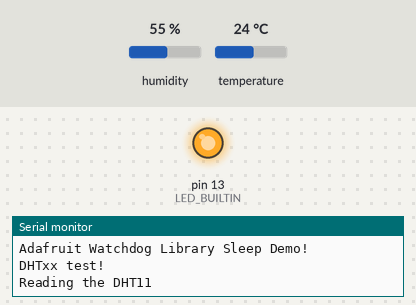
Bench run of a sketch on a simulated Arduino Leonardo, built with avr-gcc and run on an emulated ATmega32U4. Parts: output pins drawn as LEDs (lit = HIGH), the last lines printed to the serial monitor. The test bench sets the inputs (shaded band); at power-on: humidity 55 %, temperature 24 °C.

Above: at 2.0 s.
At 4.5 s:
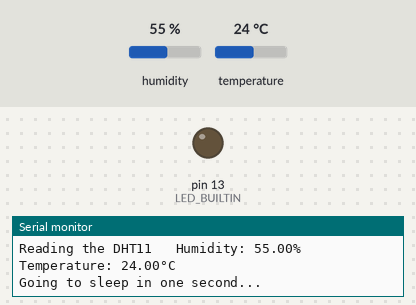
Timing chart, 0 to 6.5 s (numbered marks = the images above):
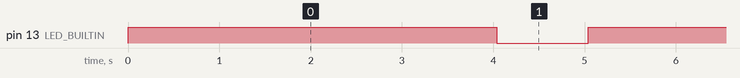

The sketch:

testPowerSaving.ino
```cpp
// Adafruit Watchdog Library Sleep Example
//
// Simple example of how to do low power sleep with the watchdog timer.
//
// Author: Tony DiCola

#include <Adafruit_SleepyDog.h>
#include "DHT.h"

#define DHTPIN 2     // Digital pin connected to the DHT sensor

#define DHTTYPE DHT11   // DHT 11

DHT dht(DHTPIN, DHTTYPE);

void setup() {
  // For boards with "native" USB support (e.g. not using an FTDI chip or
  // similar serial bridge), Serial connection may be lost on sleep/wake,
  // and you might not see the "I'm awake" messages. Use the onboard LED
  // as an alternate indicator -- the code turns it on when awake, off
  // before going to sleep.
  pinMode(LED_BUILTIN, OUTPUT);
  digitalWrite(LED_BUILTIN, HIGH); // Show we're awake


  Serial.begin(9600);
  while(!Serial); // wait for Arduino Serial Monitor (native USB boards)
  Serial.println("Adafruit Watchdog Library Sleep Demo!");
  Serial.println();
  Serial.println(F("DHTxx test!"));

  dht.begin();
}

void loop() {
  Serial.print("Reading the DHT11");
  delay(3000);


  // To enter low power sleep mode call Watchdog.sleep() like below
  // and the watchdog will allow low power sleep for as long as possible.
  // The actual amount of time spent in sleep will be returned (in
  // milliseconds).

  // Reading temperature or humidity takes about 250 milliseconds!
  // Sensor readings may also be up to 2 seconds 'old' (its a very slow sensor)
  float h = dht.readHumidity();
  // Read temperature as Celsius (the default)
  float t = dht.readTemperature();
  // Read temperature as Fahrenheit (isFahrenheit = true)

  // Check if any reads failed and exit early (to try again).
  if (isnan(h) || isnan(t)) {
    Serial.println(F("\t Failed to read from DHT sensor!"));
    return;
  }


  Serial.print(F("\t Humidity: "));
  Serial.print(h);
  Serial.print(F("%  Temperature: "));
  Serial.print(t);
  Serial.println(F("°C "));

  int sleepMS;

  if(h != NULL || t != NULL){
    Serial.println("Going to sleep in one second...");
    delay(1000);
    digitalWrite(LED_BUILTIN, LOW); // Show we're asleep
    sleepMS = Watchdog.sleep();
  }

  // Alternatively you can provide a millisecond value to specify
  // how long you'd like the chip to sleep, but the hardware only
  // supports a limited range of values so the actual sleep time might
  // be smaller.  The time spent in sleep will be returned (in
  // milliseconds).
  // int sleepMS = Watchdog.sleep(1000);  // Sleep for up to 1 second.

  // Code resumes here on wake.

  digitalWrite(LED_BUILTIN, HIGH); // Show we're awake again

  // Try to reattach USB connection on "native USB" boards (connection is
  // lost on sleep). Host will also need to reattach to the Serial monitor.
  // Seems not entirely reliable, hence the LED indicator fallback.
#if defined(USBCON) && !defined(USE_TINYUSB)
  USBDevice.attach();
#endif

  Serial.print("I'm awake now! I slept for ");
  Serial.print(sleepMS, DEC);
  Serial.println(" milliseconds.");
  Serial.println();
}
```

Measured:
- by itself, pin 13 (LED_BUILTIN): alternates HIGH for 4.0 s and LOW for 1.0 s
